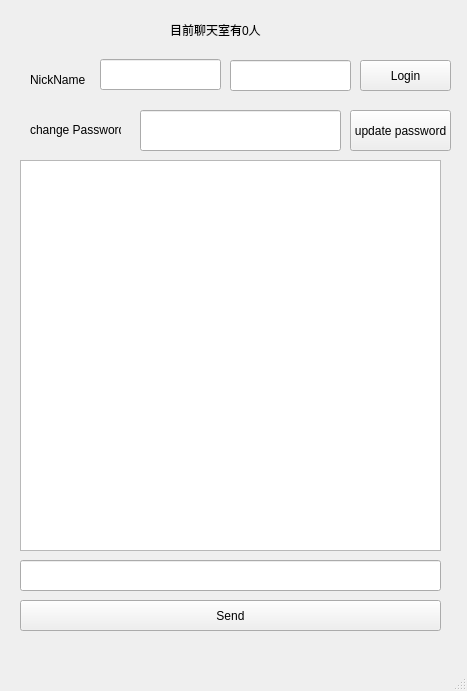
<?xml version="1.0" encoding="UTF-8"?>
<ui version="4.0">
 <class>MainWindow</class>
 <widget class="QMainWindow" name="MainWindow">
  <property name="geometry">
   <rect>
    <x>0</x>
    <y>0</y>
    <width>467</width>
    <height>691</height>
   </rect>
  </property>
  <property name="windowTitle">
   <string>MainWindow</string>
  </property>
  <widget class="QWidget" name="centralwidget">
   <widget class="QLabel" name="label">
    <property name="geometry">
     <rect>
      <x>170</x>
      <y>20</y>
      <width>91</width>
      <height>20</height>
     </rect>
    </property>
    <property name="text">
     <string>目前聊天室有0人</string>
    </property>
   </widget>
   <widget class="QLabel" name="label_2">
    <property name="geometry">
     <rect>
      <x>30</x>
      <y>70</y>
      <width>91</width>
      <height>20</height>
     </rect>
    </property>
    <property name="text">
     <string>NickName</string>
    </property>
   </widget>
   <widget class="QLineEdit" name="lineEdit">
    <property name="geometry">
     <rect>
      <x>100</x>
      <y>59</y>
      <width>121</width>
      <height>31</height>
     </rect>
    </property>
   </widget>
   <widget class="QLineEdit" name="lineEdit_2">
    <property name="geometry">
     <rect>
      <x>230</x>
      <y>60</y>
      <width>121</width>
      <height>31</height>
     </rect>
    </property>
    <property name="autoFillBackground">
     <bool>false</bool>
    </property>
    <property name="echoMode">
     <enum>QLineEdit::Password</enum>
    </property>
   </widget>
   <widget class="QPushButton" name="pushButton">
    <property name="geometry">
     <rect>
      <x>360</x>
      <y>60</y>
      <width>91</width>
      <height>31</height>
     </rect>
    </property>
    <property name="text">
     <string>Login</string>
    </property>
   </widget>
   <widget class="QLabel" name="label_3">
    <property name="geometry">
     <rect>
      <x>30</x>
      <y>120</y>
      <width>91</width>
      <height>20</height>
     </rect>
    </property>
    <property name="text">
     <string>change Password</string>
    </property>
   </widget>
   <widget class="QLineEdit" name="lineEdit_3">
    <property name="geometry">
     <rect>
      <x>140</x>
      <y>110</y>
      <width>201</width>
      <height>41</height>
     </rect>
    </property>
    <property name="echoMode">
     <enum>QLineEdit::Password</enum>
    </property>
   </widget>
   <widget class="QPushButton" name="pushButton_2">
    <property name="geometry">
     <rect>
      <x>350</x>
      <y>110</y>
      <width>101</width>
      <height>41</height>
     </rect>
    </property>
    <property name="text">
     <string>update password</string>
    </property>
   </widget>
   <widget class="QTextBrowser" name="textBrowser">
    <property name="geometry">
     <rect>
      <x>20</x>
      <y>160</y>
      <width>421</width>
      <height>391</height>
     </rect>
    </property>
   </widget>
   <widget class="QLineEdit" name="lineEdit_4">
    <property name="geometry">
     <rect>
      <x>20</x>
      <y>560</y>
      <width>421</width>
      <height>31</height>
     </rect>
    </property>
   </widget>
   <widget class="QPushButton" name="pushButton_3">
    <property name="geometry">
     <rect>
      <x>20</x>
      <y>600</y>
      <width>421</width>
      <height>31</height>
     </rect>
    </property>
    <property name="text">
     <string>Send</string>
    </property>
   </widget>
  </widget>
  <widget class="QMenuBar" name="menubar">
   <property name="geometry">
    <rect>
     <x>0</x>
     <y>0</y>
     <width>467</width>
     <height>22</height>
    </rect>
   </property>
  </widget>
  <widget class="QStatusBar" name="statusbar"/>
 </widget>
 <resources/>
 <connections/>
</ui>
